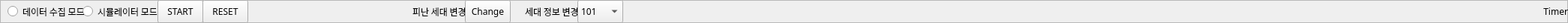
   <widget class="QFrame" name="frame">
    <property name="geometry">
     <rect>
      <x>20</x>
      <y>10</y>
      <width>2091</width>
      <height>31</height>
     </rect>
    </property>
    <property name="font">
     <font>
      <family>KoPubWorld돋움체 Medium</family>
     </font>
    </property>
    <property name="frameShape">
     <enum>QFrame::StyledPanel</enum>
    </property>
    <property name="frameShadow">
     <enum>QFrame::Raised</enum>
    </property>
    <widget class="QRadioButton" name="simulator_mode_check">
     <property name="geometry">
      <rect>
       <x>110</x>
       <y>0</y>
       <width>121</width>
       <height>31</height>
      </rect>
     </property>
     <property name="font">
      <font>
       <family>KoPubWorld돋움체 Medium</family>
       <weight>50</weight>
       <bold>false</bold>
      </font>
     </property>
     <property name="text">
      <string>시뮬레이터 모드</string>
     </property>
    </widget>
    <widget class="QPushButton" name="thread_start_btn">
     <property name="geometry">
      <rect>
       <x>210</x>
       <y>0</y>
       <width>61</width>
       <height>31</height>
      </rect>
     </property>
     <property name="font">
      <font>
       <family>KoPubWorld돋움체 Medium</family>
       <weight>50</weight>
       <bold>false</bold>
      </font>
     </property>
     <property name="text">
      <string>START</string>
     </property>
    </widget>
    <widget class="QRadioButton" name="get_data_mode_check">
     <property name="geometry">
      <rect>
       <x>10</x>
       <y>0</y>
       <width>121</width>
       <height>31</height>
      </rect>
     </property>
     <property name="font">
      <font>
       <family>KoPubWorld돋움체 Medium</family>
       <weight>50</weight>
       <bold>false</bold>
      </font>
     </property>
     <property name="text">
      <string>데이터 수집 모드</string>
     </property>
    </widget>
    <widget class="QPushButton" name="reset_btn">
     <property name="geometry">
      <rect>
       <x>270</x>
       <y>0</y>
       <width>61</width>
       <height>31</height>
      </rect>
     </property>
     <property name="font">
      <font>
       <family>KoPubWorld돋움체 Medium</family>
       <weight>50</weight>
       <bold>false</bold>
      </font>
     </property>
     <property name="text">
      <string>RESET</string>
     </property>
    </widget>
    <widget class="QComboBox" name="route_comboBox">
     <property name="geometry">
      <rect>
       <x>770</x>
       <y>0</y>
       <width>61</width>
       <height>31</height>
      </rect>
     </property>
     <property name="font">
      <font>
       <family>KoPubWorld돋움체 Medium</family>
       <weight>50</weight>
       <bold>false</bold>
      </font>
     </property>
     <property name="layoutDirection">
      <enum>Qt::LeftToRight</enum>
     </property>
     <property name="styleSheet">
      <string notr="true"/>
     </property>
     <item>
      <property name="text">
       <string>101</string>
      </property>
     </item>
     <item>
      <property name="text">
       <string>102</string>
      </property>
     </item>
     <item>
      <property name="text">
       <string>1C</string>
      </property>
     </item>
     <item>
      <property name="text">
       <string>103</string>
      </property>
     </item>
     <item>
      <property name="text">
       <string>104</string>
      </property>
     </item>
     <item>
      <property name="text">
       <string>105</string>
      </property>
     </item>
     <item>
      <property name="text">
       <string>106</string>
      </property>
     </item>
     <item>
      <property name="text">
       <string>2C</string>
      </property>
     </item>
     <item>
      <property name="text">
       <string>107</string>
      </property>
     </item>
     <item>
      <property name="text">
       <string>108</string>
      </property>
     </item>
     <item>
      <property name="text">
       <string>201</string>
      </property>
     </item>
     <item>
      <property name="text">
       <string>202</string>
      </property>
     </item>
     <item>
      <property name="text">
       <string>3C</string>
      </property>
     </item>
     <item>
      <property name="text">
       <string>203</string>
      </property>
     </item>
     <item>
      <property name="text">
       <string>204</string>
      </property>
     </item>
     <item>
      <property name="text">
       <string>205</string>
      </property>
     </item>
     <item>
      <property name="text">
       <string>206</string>
      </property>
     </item>
     <item>
      <property name="text">
       <string>4C</string>
      </property>
     </item>
     <item>
      <property name="text">
       <string>207</string>
      </property>
     </item>
     <item>
      <property name="text">
       <string>208</string>
      </property>
     </item>
     <item>
      <property name="text">
       <string>301</string>
      </property>
     </item>
     <item>
      <property name="text">
       <string>302</string>
      </property>
     </item>
     <item>
      <property name="text">
       <string>5C</string>
      </property>
     </item>
     <item>
      <property name="text">
       <string>303</string>
      </property>
     </item>
     <item>
      <property name="text">
       <string>304</string>
      </property>
     </item>
     <item>
      <property name="text">
       <string>305</string>
      </property>
     </item>
     <item>
      <property name="text">
       <string>306</string>
      </property>
     </item>
     <item>
      <property name="text">
       <string>6C</string>
      </property>
     </item>
     <item>
      <property name="text">
       <string>307</string>
      </property>
     </item>
     <item>
      <property name="text">
       <string>308</string>
      </property>
     </item>
     <item>
      <property name="text">
       <string>401</string>
      </property>
     </item>
     <item>
      <property name="text">
       <string>402</string>
      </property>
     </item>
     <item>
      <property name="text">
       <string>7C</string>
      </property>
     </item>
     <item>
      <property name="text">
       <string>403</string>
      </property>
     </item>
     <item>
      <property name="text">
       <string>404</string>
      </property>
     </item>
     <item>
      <property name="text">
       <string>405</string>
      </property>
     </item>
     <item>
      <property name="text">
       <string>406</string>
      </property>
     </item>
     <item>
      <property name="text">
       <string>7C</string>
      </property>
     </item>
     <item>
      <property name="text">
       <string>407</string>
      </property>
     </item>
     <item>
      <property name="text">
       <string>408</string>
      </property>
     </item>
    </widget>
    <widget class="QLabel" name="label">
     <property name="geometry">
      <rect>
       <x>700</x>
       <y>0</y>
       <width>81</width>
       <height>31</height>
      </rect>
     </property>
     <property name="font">
      <font>
       <family>KoPubWorld돋움체 Medium</family>
       <weight>50</weight>
       <bold>false</bold>
      </font>
     </property>
     <property name="text">
      <string>세대 정보 변경</string>
     </property>
    </widget>
    <widget class="QLabel" name="time_label">
     <property name="geometry">
      <rect>
       <x>1980</x>
       <y>0</y>
       <width>111</width>
       <height>31</height>
      </rect>
     </property>
     <property name="text">
      <string>Timer</string>
     </property>
     <property name="alignment">
      <set>Qt::AlignRight|Qt::AlignTrailing|Qt::AlignVCenter</set>
     </property>
    </widget>
    <widget class="QLabel" name="label_14">
     <property name="geometry">
      <rect>
       <x>550</x>
       <y>0</y>
       <width>81</width>
       <height>31</height>
      </rect>
     </property>
     <property name="font">
      <font>
       <family>KoPubWorld돋움체 Medium</family>
       <weight>50</weight>
       <bold>false</bold>
      </font>
     </property>
     <property name="text">
      <string>피난 세대 변경</string>
     </property>
    </widget>
    <widget class="QPushButton" name="route_change_btn">
     <property name="geometry">
      <rect>
       <x>620</x>
       <y>0</y>
       <width>61</width>
       <height>31</height>
      </rect>
     </property>
     <property name="font">
      <font>
       <family>KoPubWorld돋움체 Medium</family>
       <weight>50</weight>
       <bold>false</bold>
      </font>
     </property>
     <property name="text">
      <string>Change</string>
     </property>
    </widget>
   </widget>
